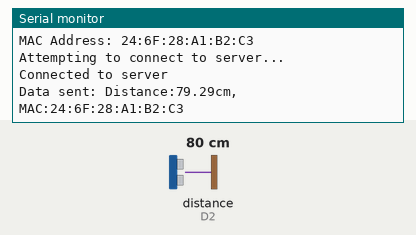
This sketch was run on a simulated ESP8266 (NodeMCU). On the bench: the last lines printed to the serial monitor. Wiring (inferred from the names in the program): ultrasonic range finder: trigger D1; echo D2. The test bench sets the inputs (shaded band); at power-on: distance to the obstacle (sensor on D2) 80 cm. The echo pulse lasts 58.3 µs per cm; WiFi joins after 1.5 s; servers stay silent unless stated.

Above: at 4.3 s.
4.4 s: distance to the obstacle (sensor on D2) set to 2 cm
At 6.47 s:
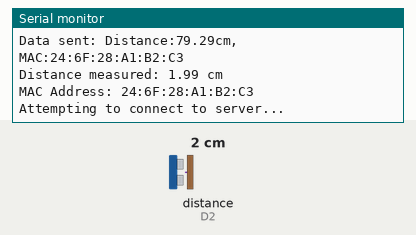
8.4 s: distance to the obstacle (sensor on D2) set to 4 cm
At 10.2 s:
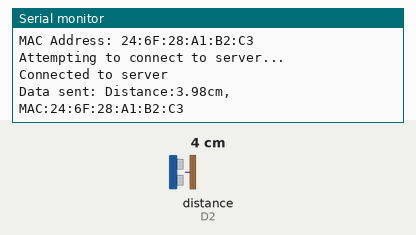
Timing chart, 0 to 11.7 s (numbered marks = the images above; inputs shaded):
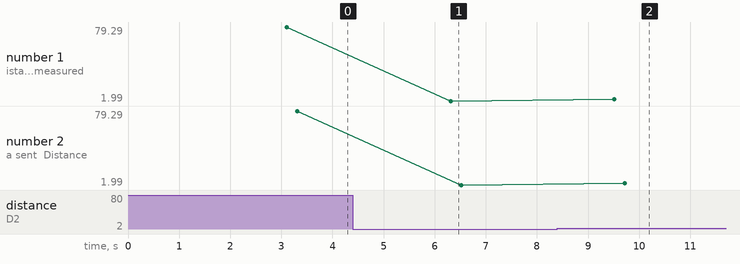

The sketch:

ESP_8266_client_.ino
```cpp
#include <ESP8266WiFi.h>

const char* ssid = "Redmi";  // WiFi SSID
const char* password = "12345678";  // WiFi Password

WiFiClient client;
const char* server_ip = "192.168.47.100";  // Pico W Static IP Address
const uint16_t server_port = 8080;  // Server Port

const int trigPin = D1;  // TRIG pin of HC-SR04
const int echoPin = D2;  // ECHO pin of HC-SR04

long duration;
float distance;

void setup() {
  // Add a delay before starting serial to ensure proper initialization
  delay(1000);

  Serial.begin(115200);
  delay(100);  // Short delay to ensure serial connection is properly initialized
  Serial.println("Starting...");

  // Connect to WiFi
  Serial.println("Attempting to connect to WiFi...");
  WiFi.begin(ssid, password);

  // Wait for WiFi connection
  int attempts = 0;
  while (WiFi.status() != WL_CONNECTED) {
    Serial.print("Attempt ");
    Serial.print(attempts);
    Serial.println(": Trying to connect...");
    delay(1000);
    attempts++;
    if (attempts >= 20) {  // Timeout after 20 attempts (adjustable)
      Serial.println("Failed to connect to WiFi after multiple attempts.");
      return;
    }
  }

  Serial.println("Connected to WiFi");
  Serial.print("IP address: ");
  Serial.println(WiFi.localIP());

  // Initialize pins for Ultrasonic sensor
  pinMode(trigPin, OUTPUT);
  pinMode(echoPin, INPUT);
}

float getDistance() {
  digitalWrite(trigPin, LOW);
  delayMicroseconds(2);
  digitalWrite(trigPin, HIGH);
  delayMicroseconds(10);
  digitalWrite(trigPin, LOW);

  duration = pulseIn(echoPin, HIGH);
  distance = duration * 0.034 / 2;
  return distance;
}

void loop() {
  if (WiFi.status() != WL_CONNECTED) {
    Serial.println("WiFi disconnected, attempting to reconnect...");
    WiFi.begin(ssid, password);
    int attempts = 0;
    while (WiFi.status() != WL_CONNECTED) {
      delay(1000);
      Serial.println("Reconnecting to WiFi...");
      attempts++;
      if (attempts >= 20) {
        Serial.println("Failed to reconnect to WiFi.");
        return;
      }
    }
  }

  // Get the ultrasonic sensor distance
  float distance = getDistance();
  Serial.print("Distance measured: ");
  Serial.print(distance);
  Serial.println(" cm");

  // Get the MAC address of the ESP8266
  String macAddress = WiFi.macAddress();
  Serial.print("MAC Address: ");
  Serial.println(macAddress);

  // Prepare the data to be sent
  String data = "Distance:" + String(distance) + "cm, MAC:" + macAddress;

  Serial.println("Attempting to connect to server...");

  // Attempt to connect to the server
  if (client.connect(server_ip, server_port)) {
    Serial.println("Connected to server");
    client.print(data);  // Send the data
    Serial.println("Data sent: " + data);
    client.stop();  // Close the connection
  } else {
    Serial.println("Failed to connect to server");
  }

  delay(3000);  // Delay before sending data again
}
```

Measured:
- after the input at 4.4 s, the serial monitor: prints a new line after 1.9 s (image 1)
- after the input at 8.4 s, the serial monitor: prints a new line after 1.1 s (image 2)
- plotted number 1: 79.29 → 1.99 after the input at 4.4 s, 1.99 → 3.98 after the input at 8.4 s
- plotted number 2: 79.29 → 1.99 after the input at 4.4 s, 1.99 → 3.98 after the input at 8.4 s
